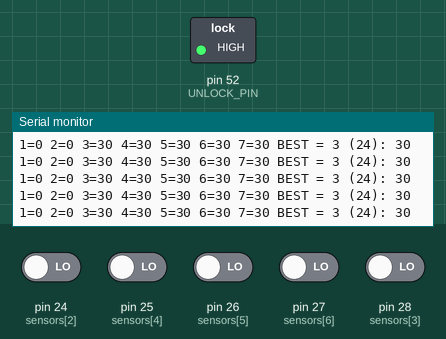
A sketch run on a simulated Arduino Mega 2560, built with avr-gcc and run on an emulated ATmega2560. On the bench: switched loads named in the sketch (green lamp = pin HIGH), the last lines printed to the serial monitor. The inputs (shaded band) are chosen by the test bench; at power-on: pin 24 (sensors[2]), pin 25 (sensors[4]), pin 26 (sensors[5]), pin 27 (sensors[6]), pin 28 (sensors[3]) LOW.

Above: at 4.7 s.
4.8 s: pin 24 (sensors[2]) driven HIGH
At 5.08 s:
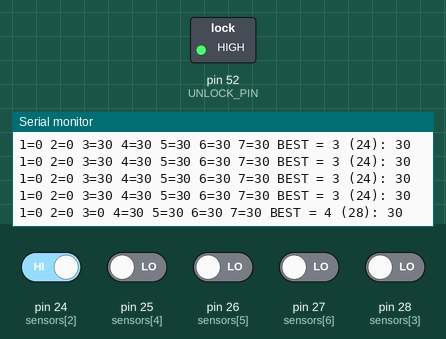
26.8 s: pin 25 (sensors[4]) driven HIGH and pin 26 (sensors[5]) driven HIGH
At 27.06 s:
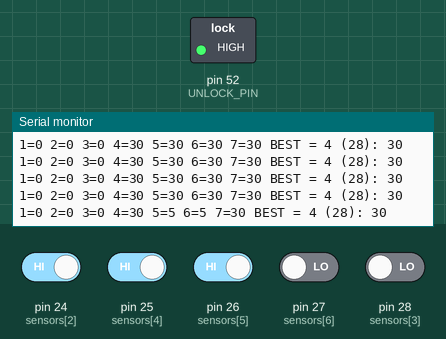

Measured:
- after the input at 4.8 s, the serial monitor: prints a new line after 0.15 s (image 1)
- after the input at 26.8 s, the serial monitor: prints a new line after 0.12 s (image 2)

The sketch:

TSOP31140_IR-Diagnostic.ino
```cpp
/**
  TRIS10 ROBOTICS (https://tris10.com)
  AUTHOR:   Tristan Roberts
  DATE:     26-09-2014

  A simple program for an Arduino to act as an I2C-enabled pulsed IR sensor.
  Designed to use the TSOP(3)1140 from Vishay Technologies.

  This implements a very simple algorithm that is by no means perfect.
  As such it should be used as a base to build upon and to test with.
  Possiblee algorithms include doing curve normalisation, or doing a repeating
  search for the best group of senosrs. Remember to cover the TSOPs well though!

  I2C DOCUMENTATION:
  Address: 0xA0 (8-bit), 0x50 (7-bit)

  To call, simply use:
  Wire.requestFrom(0x50, 1);
  if (Wire.available()) {
    Serial.println(Wire.read());
  }

  (No register setting required, or possible)
*/
#include <Wire.h>

// * The maximum value (used to average readings)
// * Note: the greater, the more accurate but slower (max = 255)
#define MAX_COUNTER 30

// * The number of sensors on the robot.
// * Tip: make this a factor of 360
#define SENSORS 7

// * The pin used for powering all of the sensors (in parallel)
#define UNLOCK_PIN 52

// * The 8-bit I2C address to use.  See header doc.
#define ADDRESS_8 0xA0
#define ADDRESS_7 (ADDRESS_8 >> 1)

// * Enable or disable debug info
// * No noticable performance impact normally.
// * To enable, set to 1.  To disable, set to 0
#define DEBUG 1

// * The baud rate to use for debugging output
// * Keep this low to avoid communication errors
// * Only relevant if DEBUG == 1
#define DEBUG_BAUD_RATE 9600

// * Sensor to Arduino pin mappings
// * Note: Analog sensors follow on from digital pins (or use A0 notation)
// * If a sensor is broken set it to 255 to disable it
                //SENSOR: 1   2   3   4   5   6   7
byte sensors[SENSORS] = { 255, 255, 24, 28, 25, 26, 27};

// ** END CONFIG **

// * The best IR sensor currently (0 means no sensor)
// * Invariant: 0 <= IR_SENSOR <= SENSORS <= 255
byte IR_SENSOR = 0;

// * The number of loops so far
// * Invariant: 0 <= counter <= MAX_COUNTER <= 255
byte counter = 0;

// * The current values for each sensor (0 to MAX_COUNTER)
byte values[SENSORS];

/**
  Receives an I2C read request and sends back the best sensor.
  Note if you want to add more read capabilities, onReceive() interrupts must
  be configureed as well and register maps.

  See
*/
void i2c_request() {
  Wire.write(IR_SENSOR);
}

void setup() {
  // Initialize I2C slave
  Wire.begin(ADDRESS_7);
  Wire.onRequest(i2c_request);

  // Enable Debug
  if (DEBUG) {
    Serial.begin(DEBUG_BAUD_RATE);
  }

  // Initialize the diodes and enable power
  pinMode(UNLOCK_PIN, OUTPUT);
  digitalWrite(UNLOCK_PIN, HIGH);
  for (byte i = 0;i < SENSORS;i++) {
    values[i] = 0;
    pinMode(sensors[i], INPUT);
  }
}

void loop() {
  delay(5);
  // Read the sensors and get the current reading
  for (byte i = 0;i < SENSORS;i++) {
    if (sensors[i] < 255) {
      values[i] += (digitalRead(sensors[i]) == HIGH ? 0 : 1);
    }
  }

  counter++;

  // If finished a block, calculate the best.
  if (counter >= MAX_COUNTER) {
    counter = 0;

    // * the index of the best sensor
    byte b_index = 0;

    // * the reading of the best sensor
    byte b_value = 0;

    for (byte i = 0;i < SENSORS;i++) {
      if (values[i] > b_value) {
        b_index = i + 1; // human readable: diode 1, 2, etc
        b_value = values[i];
      }

      // debug stuff - disable in competition as it slows it down
      if (DEBUG) {
        Serial.print(i + 1, DEC);
        Serial.print("=");
        Serial.print(values[i], DEC);
        Serial.print(" ");
      }

      values[i] = 0;
    }

    // set the new best sensor
    IR_SENSOR   = b_index;

    // In old version of Arduino, counter may not be reset - not sure why?
    counter = 0;

     // reset all sensors by dropping power for 2ms
    digitalWrite(UNLOCK_PIN, LOW);
    delay(2);
    digitalWrite(UNLOCK_PIN, HIGH);


    // more debug
    if (DEBUG) {
      Serial.print("BEST = ");
      Serial.print(b_index, DEC);
      Serial.print(" (");
      Serial.print(sensors[b_index-1], DEC);
      Serial.print("): ");
      Serial.println(b_value, DEC);
    }
  }
}
```
